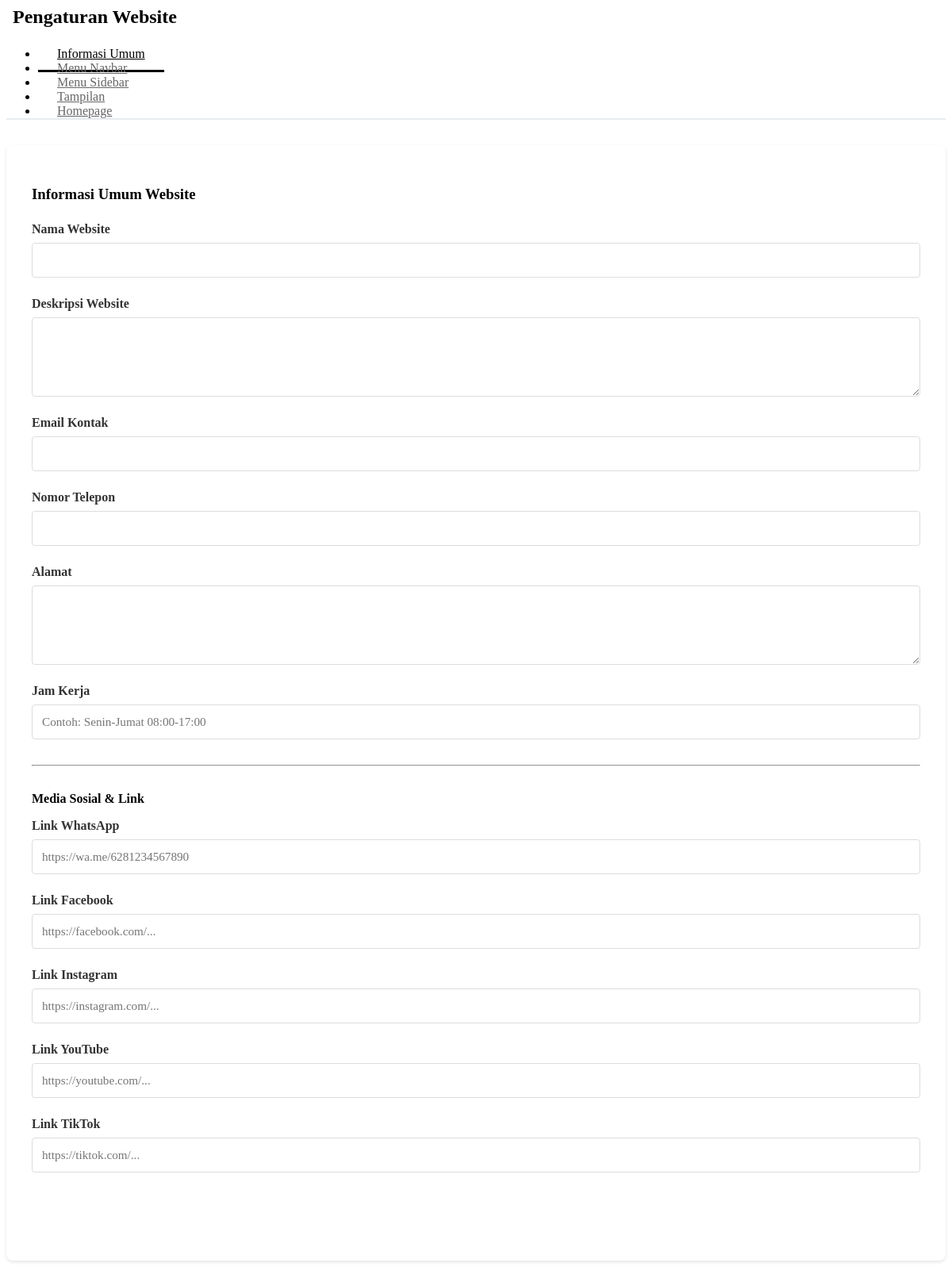
Page /dashboard/pages/settings.php on the earlier database version.
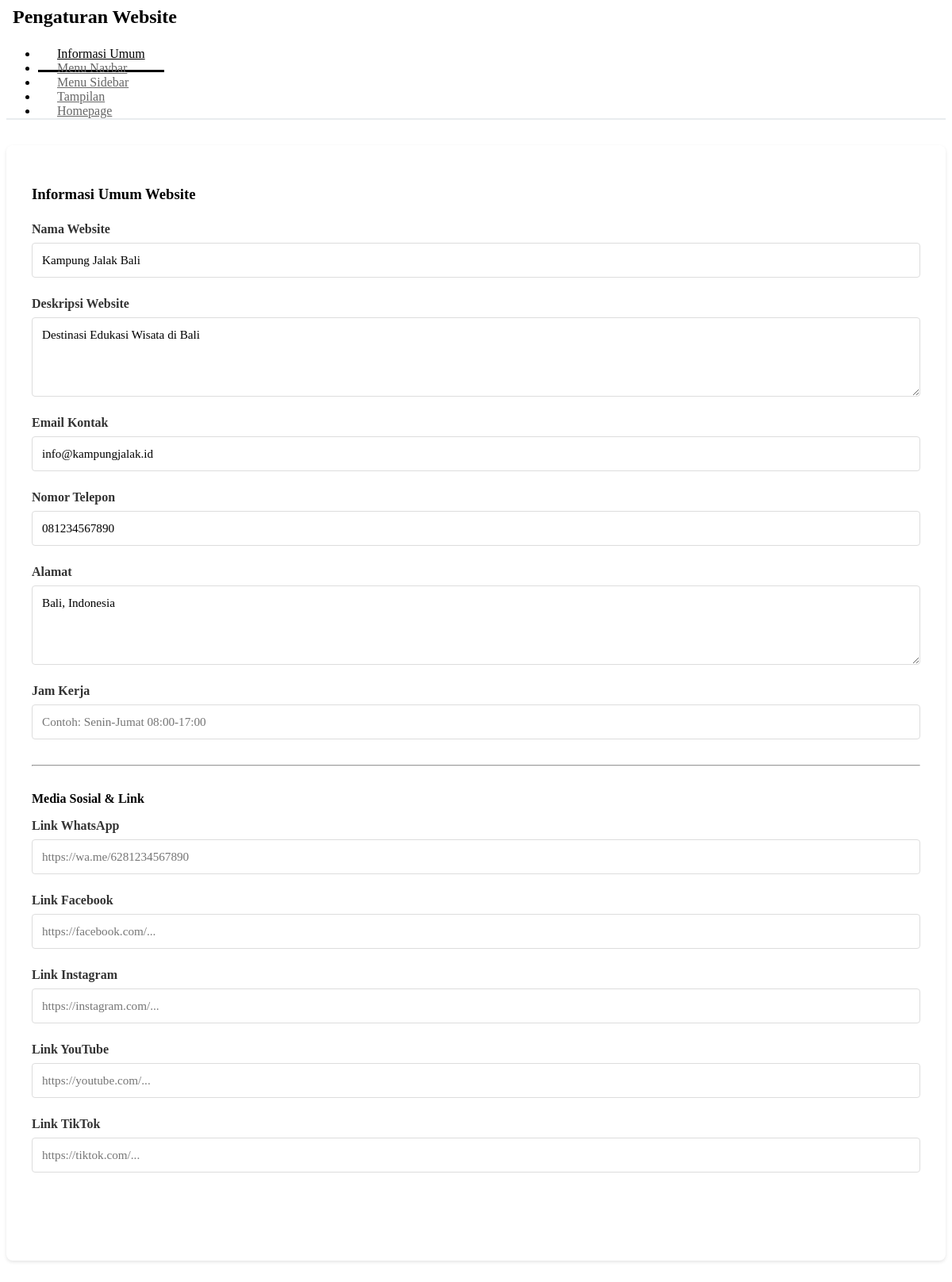
Same page on the later database version.
### tables this page shows
CREATE TABLE IF NOT EXISTS website_settings (
    id INT PRIMARY KEY AUTO_INCREMENT,
    nama_website VARCHAR(150) NOT NULL DEFAULT 'Kampung Jalak Bali',
    deskripsi_website TEXT,
    logo VARCHAR(255),
    favicon VARCHAR(255),
    email_kontak VARCHAR(100),
    telepon VARCHAR(20),
    alamat TEXT,
    jam_kerja VARCHAR(100),
    link_whatsapp VARCHAR(255),
    link_facebook VARCHAR(255),
    link_instagram VARCHAR(255),
    link_youtube VARCHAR(255),
    link_tiktok VARCHAR(255),
    created_at TIMESTAMP DEFAULT CURRENT_TIMESTAMP,
    updated_at TIMESTAMP DEFAULT CURRENT_TIMESTAMP ON UPDATE CURRENT_TIMESTAMP
);

### dashboard/pages/settings.php (the view, shortened to what this page needs)
    <?php
$general_settings = mysqli_fetch_assoc(mysqli_query($koneksi, "SELECT * FROM website_settings WHERE id = 1"));
$current_tab = $_GET['tab'] ?? 'general';
?>
<div class="settings-container">
    <h2 class="section-title">
        <i class="fa fa-cog"></i> Pengaturan Website
    </h2>
    <ul class="nav nav-tabs" role="tablist" style="border-bottom: 2px solid #e9ecef; margin-bottom: 0;">
        <li class="nav-item">
            <a class="nav-link <?php echo $current_tab == 'general' ? 'active' : ''; ?>"
               href="?page=settings&tab=general">
                <i class="fa fa-info-circle"></i> Informasi Umum
            </a>
        </li>
        <li class="nav-item">
            <a class="nav-link <?php echo $current_tab == 'navbar' ? 'active' : ''; ?>"
               href="?page=settings&tab=navbar">
                <i class="fa fa-bars"></i> Menu Navbar
            </a>
        </li>
        <li class="nav-item">
            <a class="nav-link <?php echo $current_tab == 'sidebar' ? 'active' : ''; ?>"
               href="?page=settings&tab=sidebar">
                <i class="fa fa-list"></i> Menu Sidebar
            </a>
        </li>
        <li class="nav-item">
            <a class="nav-link <?php echo $current_tab == 'display' ? 'active' : ''; ?>"
               href="?page=settings&tab=display">
                <i class="fa fa-palette"></i> Tampilan
            </a>
        </li>
        <li class="nav-item">
            <a class="nav-link <?php echo $current_tab == 'homepage' ? 'active' : ''; ?>"
               href="?page=settings&tab=homepage">
                <i class="fa fa-home"></i> Homepage
            </a>
        </li>
    </ul>
    <div class="tab-content">
        <?php if ($current_tab == 'general'): ?>
        <div class="form-section">
            <h3 style="margin-bottom: 1.5rem; color: var(--dark-green);">
                <i class="fa fa-globe"></i> Informasi Umum Website
            </h3>
            <form method="POST" action="?page=settings" enctype="multipart/form-data">
                <div class="form-group">
                    <label for="nama_website"><i class="fa fa-heading"></i> Nama Website</label>
                    <input type="text" id="nama_website" name="nama_website"
                           value="<?php echo htmlspecialchars($general_settings['nama_website']); ?>" required>
                </div>
                <div class="form-group">
                    <label for="deskripsi_website"><i class="fa fa-align-left"></i> Deskripsi Website</label>
                    <textarea id="deskripsi_website" name="deskripsi_website"><?php echo htmlspecialchars($general_settings['deskripsi_website']); ?></textarea>
                </div>
                <div class="form-group">
                    <label for="email_kontak"><i class="fa fa-envelope"></i> Email Kontak</label>
                    <input type="email" id="email_kontak" name="email_kontak"
                           value="<?php echo htmlspecialchars($general_settings['email_kontak']); ?>">
                </div>
                <div class="form-group">
                    <label for="telepon"><i class="fa fa-phone"></i> Nomor Telepon</label>
                    <input type="tel" id="telepon" name="telepon"
                           value="<?php echo htmlspecialchars($general_settings['telepon']); ?>">
                </div>
                <div class="form-group">
                    <label for="alamat"><i class="fa fa-map-marker"></i> Alamat</label>
                    <textarea id="alamat" name="alamat"><?php echo htmlspecialchars($general_settings['alamat']); ?></textarea>
                </div>
                <div class="form-group">
                    <label for="jam_kerja"><i class="fa fa-clock"></i> Jam Kerja</label>
                    <input type="text" id="jam_kerja" name="jam_kerja" placeholder="Contoh: Senin-Jumat 08:00-17:00"
                           value="<?php echo htmlspecialchars($general_settings['jam_kerja']); ?>">
                </div>
                <hr style="margin: 2rem 0;">
                <h4 style="margin: 1.5rem 0 1rem 0; color: var(--dark-green);">
                    <i class="fa fa-share-alt"></i> Media Sosial & Link
                </h4>
                <div class="form-group">
                    <label for="link_whatsapp"><i class="fab fa-whatsapp"></i> Link WhatsApp</label>
                    <input type="url" id="link_whatsapp" name="link_whatsapp"
                           placeholder="https://wa.me/6281234567890"
                           value="<?php echo htmlspecialchars($general_settings['link_whatsapp']); ?>">
                </div>
                <div class="form-group">
                    <label for="link_facebook"><i class="fab fa-facebook"></i> Link Facebook</label>
                    <input type="url" id="link_facebook" name="link_facebook"
                           placeholder="https://facebook.com/..."
                           value="<?php echo htmlspecialchars($general_settings['link_facebook']); ?>">
                </div>
                <div class="form-group">
                    <label for="link_instagram"><i class="fab fa-instagram"></i> Link Instagram</label>
                    <input type="url" id="link_instagram" name="link_instagram"
                           placeholder="https://instagram.com/..."
                           value="<?php echo htmlspecialchars($general_settings['link_instagram']); ?>">
                </div>
                <div class="form-group">
                    <label for="link_youtube"><i class="fab fa-youtube"></i> Link YouTube</label>
                    <input type="url" id="link_youtube" name="link_youtube"
                           placeholder="https://youtube.com/..."
                           value="<?php echo htmlspecialchars($general_settings['link_youtube']); ?>">
                </div>
                <div class="form-group">
                    <label for="link_tiktok"><i class="fab fa-tiktok"></i> Link TikTok</label>
                    <input type="url" id="link_tiktok" name="link_tiktok"
                           placeholder="https://tiktok.com/..."
                           value="<?php echo htmlspecialchars($general_settings['link_tiktok']); ?>">
                </div>
                <button type="submit" name="update_general_settings" class="btn-success">
                </button>
            </form>
        </div>
        <?php endif; ?>
    </div>
</div>

### dashboard/pages/settings.php (style rules this page uses)
.settings-container { max-width: 1200px; }
.nav-tabs .nav-link { color: #666; border: none; border-bottom: 3px solid transparent; padding: 0.75rem 1.5rem; font-weight: 500; transition: all 0.3s ease; }
.nav-tabs .nav-link.active { color: var(--dark-green); border-bottom-color: var(--dark-green); background: none; }
.tab-content { padding-top: 2rem; }
.section-title { font-size: 1.5rem; color: var(--dark-green); font-weight: 700; margin-bottom: 1.5rem; display: flex; align-items: center; gap: 0.5rem; }
.form-section { background: #fff; padding: 2rem; border-radius: 8px; margin-bottom: 2rem; box-shadow: 0 2px 4px rgba(0,0,0,0.1); }
.form-group { margin-bottom: 1.5rem; }
.form-group label { display: block; font-weight: 600; margin-bottom: 0.5rem; color: #333; }
.form-group input[type="text"], .form-group input[type="email"], .form-group input[type="url"], .form-group input[type="tel"], .form-group textarea, .form-group select { width: 100%; padding: 0.75rem; border: 1px solid #ddd; border-radius: 4px; font-family: inherit; font-size: 0.95rem; }
.form-group textarea { resize: vertical; min-height: 100px; }
.btn-success { background: var(--dark-green); color: white; border: none; border-radius: 4px; padding: 0.75rem 1.5rem; cursor: pointer; font-weight: 600; transition: all 0.3s ease; }

Differences in the rows shown:
added website_settings: nama_website "Kampung Jalak Bali", deskripsi_website "Destinasi Edukasi Wisata di Bali", email_kontak "info@kampungjalak.id", telepon "081234567890", alamat "Bali, Indonesia"
